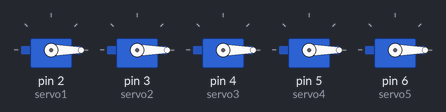
Simulated run of this sketch. Board: Arduino Uno, built with avr-gcc and run on an emulated ATmega328P. Shown: 5 × servo.

Above: at 0.05 s.
At 0.65 s:
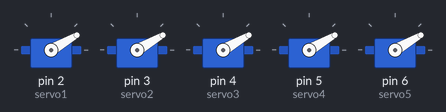
At 1.25 s:
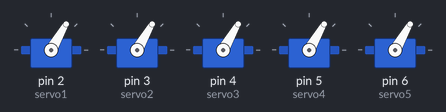
At 1.85 s:
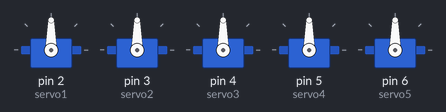
At 2.5 s:
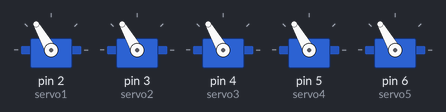
Timing chart, 0 to 6.2 s (numbered marks = the images above):
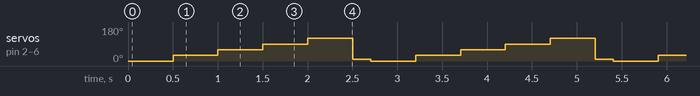

The sketch:

sketch_nov26a.ino
```cpp
#include <Servo.h>

Servo servo1;
Servo servo2;
Servo servo3;
Servo servo4;
Servo servo5;

void setup() {
  // put your setup code here, to run once:
  servo1.attach(2);
  servo2.attach(3);
  servo3.attach(4);
  servo4.attach(5);
  servo5.attach(6);

  servo1.write(130);
  servo2.write(130);
  servo3.write(130);
  servo4.write(130);
  servo5.write(130);
}

void loop() {
  // put your main code here, to run repeatedly:
  for(int angle = 0; angle <= 130; angle = angle + 30){
    servo1.write(angle);
    servo2.write(angle);
    servo3.write(angle);
    servo4.write(angle);
    servo5.write(angle);
    delay(500);
  }

  for(int angle = 10; angle >= 0; angle = angle - 50){
    servo1.write(angle);
    servo2.write(angle);
    servo3.write(angle);
    servo4.write(angle);
    servo5.write(angle);
    delay(200);
  }
}
```

Measured:
- by itself, servo on pin 2 (servo1), servo on pin 3 (servo2), servo on pin 4 (servo3), servo on pin 5 (servo4), servo on pin 6 (servo5): repeats every 2.7 s: 60° 0.50 s, 90° 0.50 s, 120° 0.50 s, 10° 0.20 s, 0° 0.50 s, 30° 0.50 s
